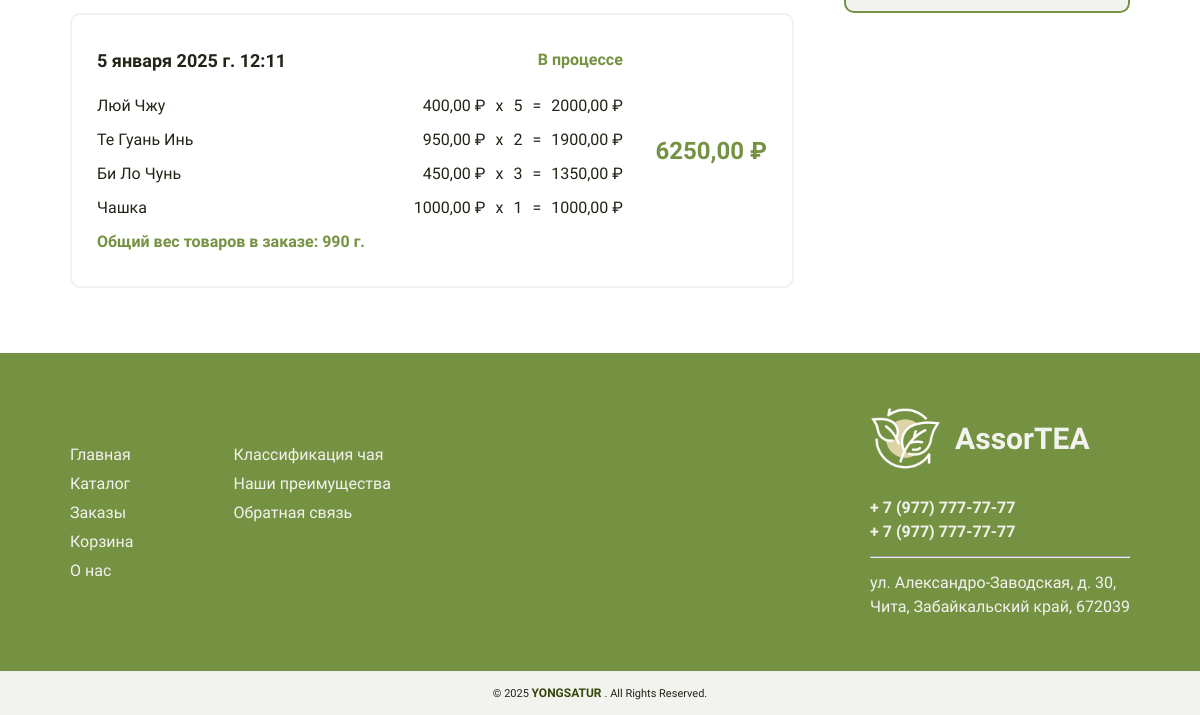
The page /orders/ (signed in, lower part) on the database as committed earlier.
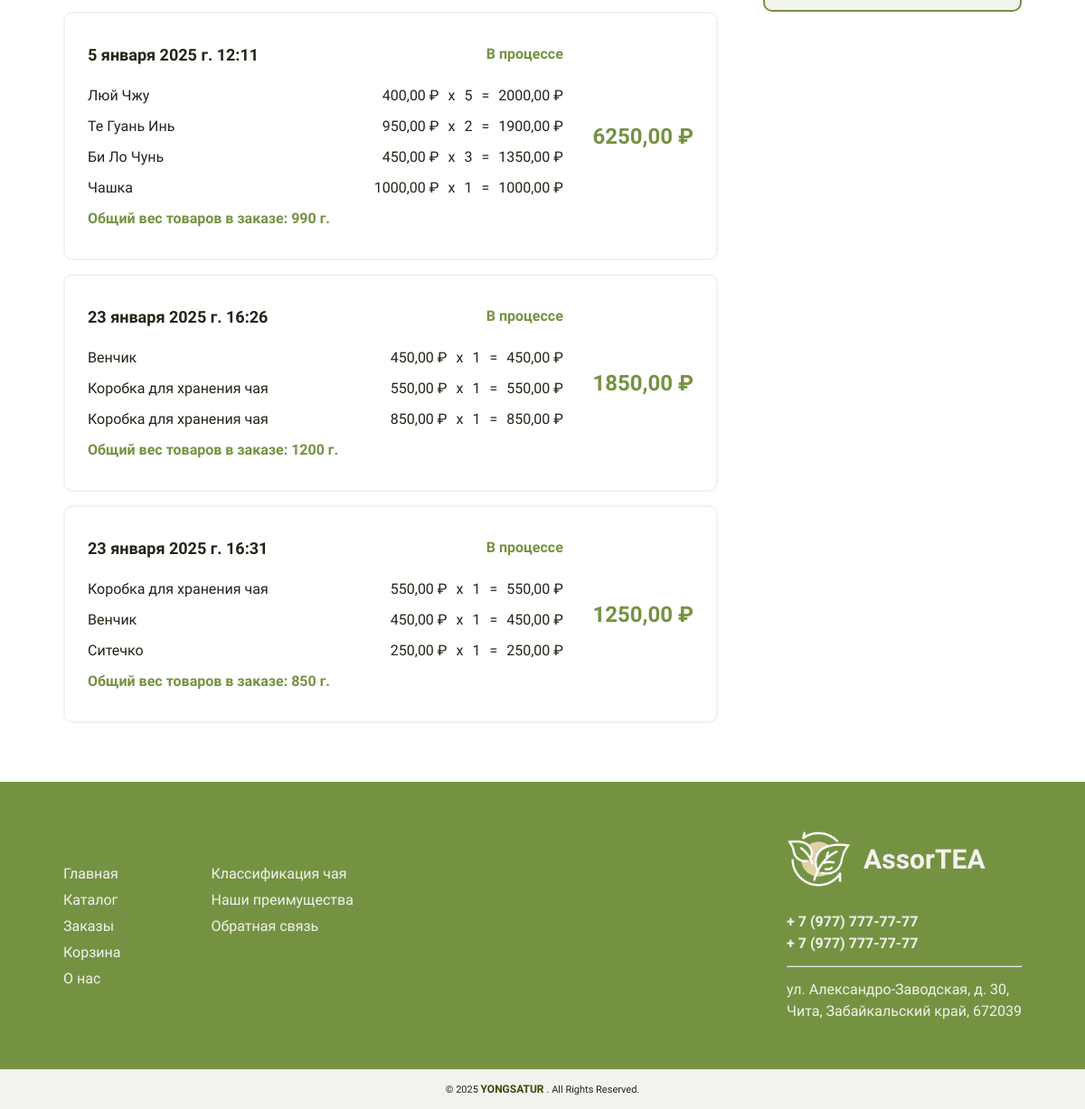
The same page on the database as committed later.
### eshop/models.py (models this page shows, shortened)
class Order(models.Model):
    clientID = models.ForeignKey(User, related_name = 'orders', on_delete = models.CASCADE)
    last_name = models.CharField(max_length = 250, default = 'Не указан')
    first_name = models.CharField(max_length = 250, default = 'Не указан')
    phone = models.CharField(max_length = 25, default = 'Не указан')
    address = models.CharField(max_length = 250, default = 'Не указан')
    date = models.DateTimeField(auto_now_add = True)
    paid = models.BooleanField(default = True)
    done = models.BooleanField(default = False)
    class Meta:
        ordering = ('date', )
        verbose_name = 'Заказ'
        verbose_name_plural = 'Заказы'
    def get_total_amount(self):
        return sum(item.get_amount() for item in self.order_items.all())
    def get_total_weight(self):
        return sum(item.get_weight() for item in self.order_items.all())

class OrderItem(models.Model):
    orderID = models.ForeignKey(Order, related_name = 'order_items', on_delete = models.CASCADE)
    productID = models.ForeignKey(Product, on_delete = models.CASCADE)
    quantity = models.PositiveBigIntegerField(default = 1)
    class Meta:
        verbose_name = 'Позиция заказа'
        verbose_name_plural = 'Позиции заказа'
    def get_amount(self):
        return self.productID.price * self.quantity
    def get_weight(self):
        return self.productID.weight

class Product(models.Model):
    categoryID = models.ForeignKey(Category, related_name = 'products', on_delete = models.CASCADE)
    sortID = models.ForeignKey(Sort, blank = True, null = True, on_delete = models.SET_NULL)
    countryID = models.ForeignKey(Country, blank = True, null = True, on_delete = models.SET_NULL)
    name = models.CharField(max_length = 250, db_index = True)
    slug = models.SlugField(max_length = 250, db_index = True)
    image = models.ImageField(upload_to = 'products', blank = True, null = True)
    price = models.DecimalField(max_digits = 10, decimal_places = 2)
    description = models.TextField(blank = True)
    weight = models.DecimalField(max_digits = 5, decimal_places = 0, default = 0)
    available = models.BooleanField(default = True)
    class Meta:
        ordering = ('name', )
        indexes = [models.Index(fields = ['id', 'slug'])]
        verbose_name = 'Продукт'
        verbose_name_plural = 'Продукты'

### eshop/views.py (the view)
# urls.py: path('orders/', views.user, name = 'user'),
@login_required(login_url = 'authorization')
def user(request):
    if request.user.is_authenticated:
        user = request.user
        orders = Order.objects.filter(clientID = request.user)
        order_items = OrderItem.objects.all()
        return render(request, 'orders.html', { 'user': user, 'orders': orders, 'order_items': order_items })
    else:
        return redirect('authorization')

### eshop/templates/orders.html (shortened to what this page needs)
{% extends "index.html" %}
{% load static %}
{% block content %}
<section class="user">
    <div class="user_orders">
        {% if orders %}
            <div class="orders">
                {% for order in orders  %}
                    <div class="order">
                        <div class="first">
                            <div class="order_list">
                                <p class="date">{{order.date}}</p>
                                {% if order.done %}
                                    <p><b>Завершен</b></p>
                                {% else %}
                                    <p><b>В процессе</b></p>
                                {% endif %}
                            </div>
                            {% for item in order_items  %}
                                {% if item.orderID == order %}
                                    <div class="order_list">
                                        <p>{{item.productID.name}}</p>
                                        <div class="items">
                                            <p>{{item.productID.price}} ₽</p>
                                            <p>x</p>
                                            <p>{{item.quantity}}</p>
                                            <p>=</p>
                                            <p>{{item.get_amount}} ₽</p>
                                        </div>
                                    </div>
                                {% endif %}
                            {% endfor %}
                            <p><b>Общий вес товаров в заказе: {{order.get_total_weight}} г.</b></p>
                        </div>
                        <p class="price">{{order.get_total_amount}} ₽</p>
                    </div>
                {% endfor %}
            </div>
        {% else %}
            <h3>У вас нет заказов</h3>
        {% endif %}
        <div class="account">
        </div>
    </div>
</section>
{% endblock %}

Rows that differ between the two databases and show on the page:
added Order: date "23 января 2025 г. 16:26", done "В процессе", get_total_weight "1200", get_total_amount "1850,00"
added OrderItem: productID.name "Венчик", productID.price "450,00", quantity "1", get_amount "450,00", shown under "23 января 2025 г. 16:26"
added OrderItem: productID.name "Коробка для хранения чая", productID.price "550,00", quantity "1", get_amount "550,00", shown under "23 января 2025 г. 16:26"
added OrderItem: productID.name "Коробка для хранения чая", productID.price "850,00", quantity "1", get_amount "850,00", shown under "23 января 2025 г. 16:26"
added Order: date "23 января 2025 г. 16:31", done "В процессе", get_total_weight "850", get_total_amount "1250,00"
added OrderItem: productID.name "Коробка для хранения чая", productID.price "550,00", quantity "1", get_amount "550,00", shown under "23 января 2025 г. 16:31"
added OrderItem: productID.name "Венчик", productID.price "450,00", quantity "1", get_amount "450,00", shown under "23 января 2025 г. 16:31"
added OrderItem: productID.name "Ситечко", productID.price "250,00", quantity "1", get_amount "250,00", shown under "23 января 2025 г. 16:31"
